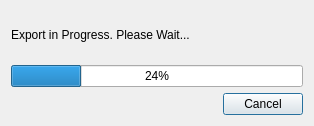
<?xml version="1.0" encoding="UTF-8"?>
<ui version="4.0">
 <class>ExportProgressDialog</class>
 <widget class="QDialog" name="ExportProgressDialog">
  <property name="geometry">
   <rect>
    <x>0</x>
    <y>0</y>
    <width>314</width>
    <height>126</height>
   </rect>
  </property>
  <property name="windowTitle">
   <string>Export Current Model</string>
  </property>
  <layout class="QVBoxLayout" name="verticalLayout">
   <item>
    <widget class="QLabel" name="label">
     <property name="text">
      <string>Export in Progress. Please Wait...</string>
     </property>
    </widget>
   </item>
   <item>
    <widget class="QProgressBar" name="progressBar">
     <property name="value">
      <number>24</number>
     </property>
    </widget>
   </item>
   <item>
    <widget class="QDialogButtonBox" name="buttonBox">
     <property name="orientation">
      <enum>Qt::Horizontal</enum>
     </property>
     <property name="standardButtons">
      <set>QDialogButtonBox::Cancel</set>
     </property>
    </widget>
   </item>
  </layout>
 </widget>
 <resources/>
 <connections>
  <connection>
   <sender>buttonBox</sender>
   <signal>accepted()</signal>
   <receiver>ExportProgressDialog</receiver>
   <slot>accept()</slot>
   <hints>
    <hint type="sourcelabel">
     <x>248</x>
     <y>254</y>
    </hint>
    <hint type="destinationlabel">
     <x>157</x>
     <y>274</y>
    </hint>
   </hints>
  </connection>
  <connection>
   <sender>buttonBox</sender>
   <signal>rejected()</signal>
   <receiver>ExportProgressDialog</receiver>
   <slot>reject()</slot>
   <hints>
    <hint type="sourcelabel">
     <x>316</x>
     <y>260</y>
    </hint>
    <hint type="destinationlabel">
     <x>286</x>
     <y>274</y>
    </hint>
   </hints>
  </connection>
 </connections>
</ui>
